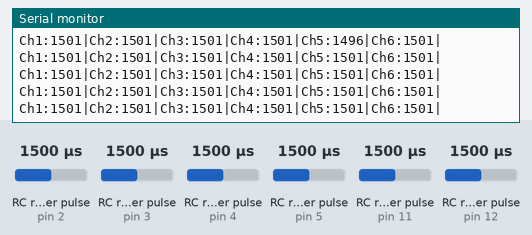
This sketch was run on a simulated Arduino Mega 2560, built with avr-gcc and run on an emulated ATmega2560. Shown: the last lines printed to the serial monitor. Wiring (inferred from the names in the program): 6 × RC receiver channel: data pin 2 / data pin 3 / data pin 4 / data pin 5 / data pin 11 / data pin 12. The test bench sets the inputs (shaded band); at power-on: RC receiver pulse (sensors on pin 2, pin 3, pin 4, pin 5, pin 11, pin 12) 1500 µs.

Above: at 1.2 s.
1.3 s: RC receiver pulse (sensor on pin 2) set to 1020 µs
At 1.37 s:
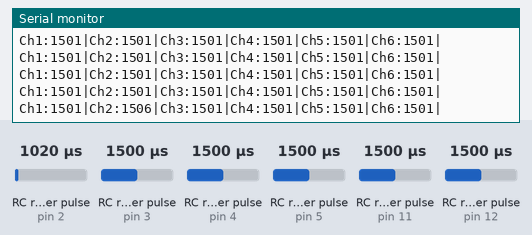
4.3 s: RC receiver pulse (sensor on pin 3) set to 1020 µs
At 4.34 s:
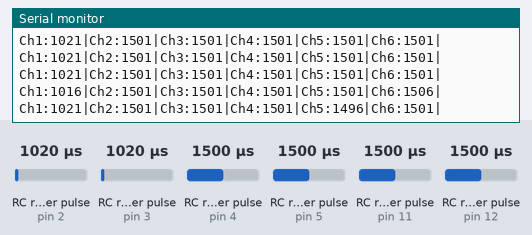
5.8 s: RC receiver pulse (sensor on pin 4) set to 1020 µs
At 5.85 s:
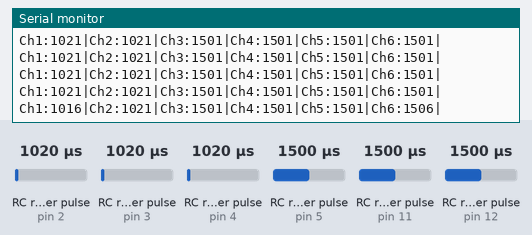
8.8 s: RC receiver pulse (sensor on pin 5) set to 1020 µs
At 8.82 s:
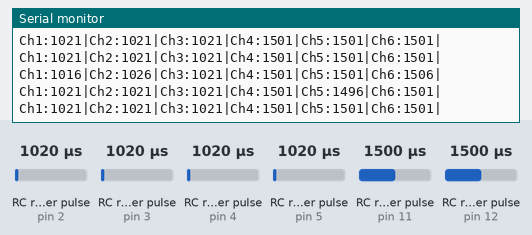
11.8 s: RC receiver pulse (sensor on pin 11) set to 1020 µs
At 11.85 s:
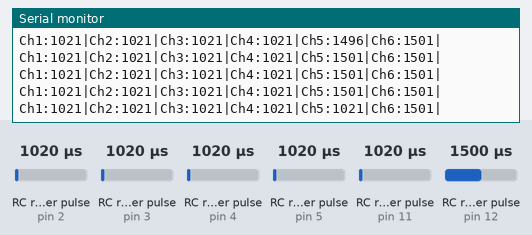
13.3 s: RC receiver pulse (sensor on pin 12) set to 1020 µs
At 13.31 s:
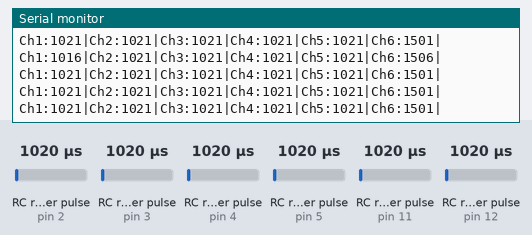
Timing chart, 0 to 16.3 s (numbered marks = the images above; inputs shaded):
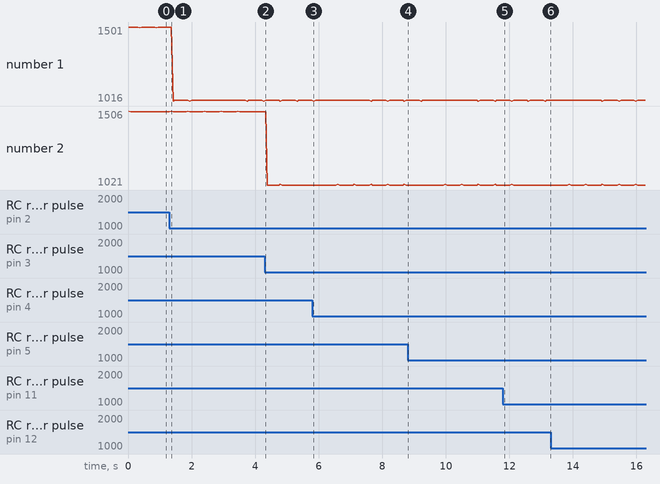

Measured:
- after the input at 11.8 s, the serial monitor: prints a new line at once (image 5)
- plotted number 1: 1501 → 1016 after the input at 1.3 s

The sketch:

radioControl.ino
```cpp
//This will sketch will read all 8 channels of a RC reciever and input the values via serial monitor.
//Programed for the Arduino MEGA 2560!!!

// Define Variables:
const int chA=2;  //Constant variables relating to pin locations
const int chB=3;
const int chC=4;
const int chD=5;
const int chE=11;
const int chF=12;


int ch1;  //Varibles to store and display the values of each channel
int ch2;
int ch3;
int ch4;
int ch5;
int ch6;
int ch7;
int ch8;


// the setup routine runs once when you press reset:
void setup() {
  // initialize serial communication at 9600 bits per second:
  Serial.begin(9600);
  // Set input pins
  pinMode(chA, INPUT);
  pinMode(chB,INPUT);
  pinMode(chC,INPUT);
  pinMode(chD,INPUT);
  pinMode(chE,INPUT);
  pinMode(chF,INPUT);
}

//Main Program
void loop() {
  // read the input channels
  ch1 = pulseIn (chA,HIGH);  //Read and store channel 1
  Serial.print ("Ch1:");  //Display text string on Serial Monitor to distinguish variables
  Serial.print (ch1);     //Print in the value of channel 1
  Serial.print ("|");

  ch2 = pulseIn (chB,HIGH);
  Serial.print ("Ch2:");
  Serial.print (ch2);
  Serial.print ("|");

  ch3 = pulseIn (chC,HIGH);
  Serial.print ("Ch3:");
  Serial.print (ch3);
  Serial.print ("|");

  ch4 = pulseIn (chD,HIGH);
  Serial.print ("Ch4:");
  Serial.print (ch4);
  Serial.print ("|");

  ch5 = pulseIn (chE,HIGH);
  Serial.print ("Ch5:");
  Serial.print (ch5);
  Serial.print ("|");

  ch6 = pulseIn (chF,HIGH);
  Serial.print ("Ch6:");
  Serial.print (ch6);
  Serial.println ("|");

}
```
